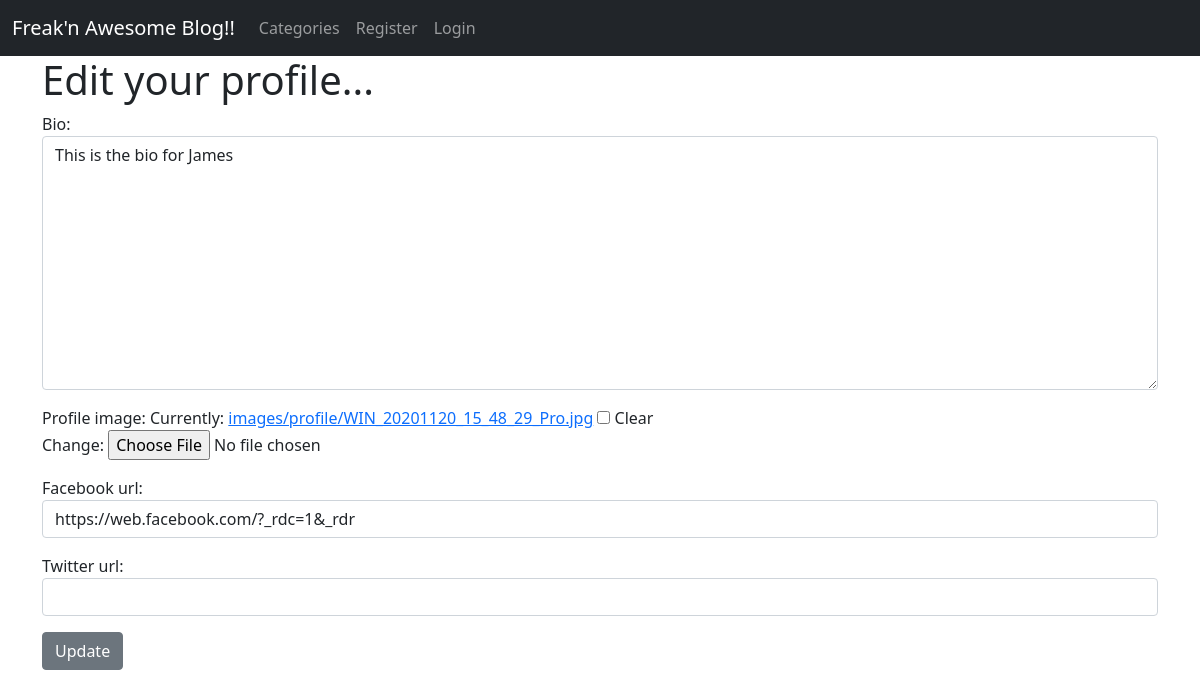
The app's page /members/1/edit_profile with its own data.
### theblog/models.py (models this page shows, shortened)
class Profile(models.Model):
    user= models.OneToOneField(User, on_delete=models.CASCADE)
    bio = models.TextField(max_length=255, blank=True)
    profile_image = models.ImageField(null= True, blank=True, upload_to='images/profile/')
    twitter_url = models.CharField(max_length=255, null=True, blank=True)
    facebook_url = models.CharField(max_length=255, null=True, blank=True)

### members/views.py (the view, shortened to what this page needs)
# urls.py: path('<int:pk>/edit_profile', EditProfileView.as_view(), name= 'edit_profile'),
class EditProfileView(UpdateView):
    model = Profile
    form_class = EditProfileForm
    template_name = 'registration/edit_profile.html'
    success_url = reverse_lazy('home')

### members/forms.py
class EditProfileForm(forms.ModelForm):
    class Meta:
        model = Profile
        fields = ['bio', 'profile_image', 'facebook_url', 'twitter_url']
        widgets = {
            'bio': forms.Textarea(attrs={'class':'form-control'}),
            'facebook_url': forms.TextInput(attrs={'class':'form-control'}),
            'twitter_url': forms.TextInput(attrs={'class':'form-control'}),
        }

### members/templates/registration/edit_profile.html (shortened to what this page needs)
{% extends 'base.html' %}
 {% block content %}
<h1> Edit your profile...</h1>
 <form method="POST" enctype="multipart/form-data">
    {{ form.as_p }}
    <button type="submit" class="btn btn-secondary">Update</button>
 </form>
 {% endblock %}

### records on screen
Profile: bio "This is the bio for James", facebook_url "https://web.facebook.com/?_rdc=1&_rdr"
